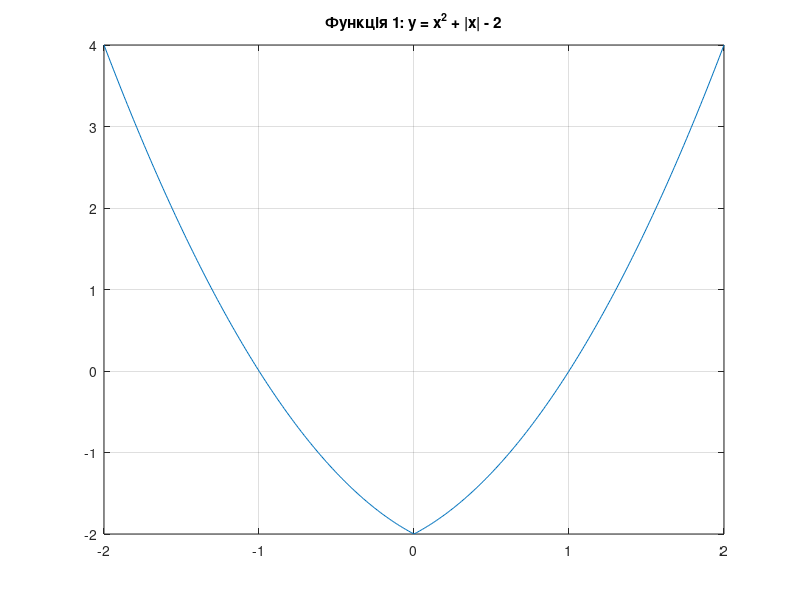
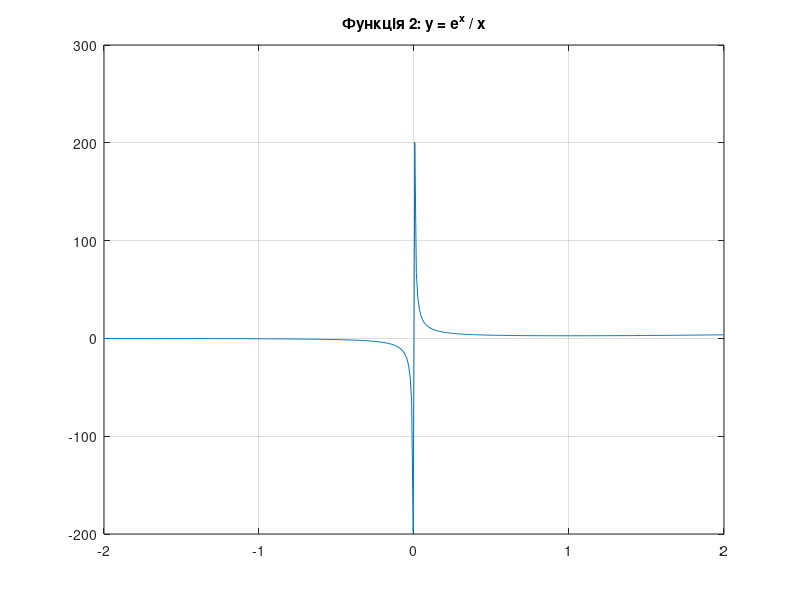
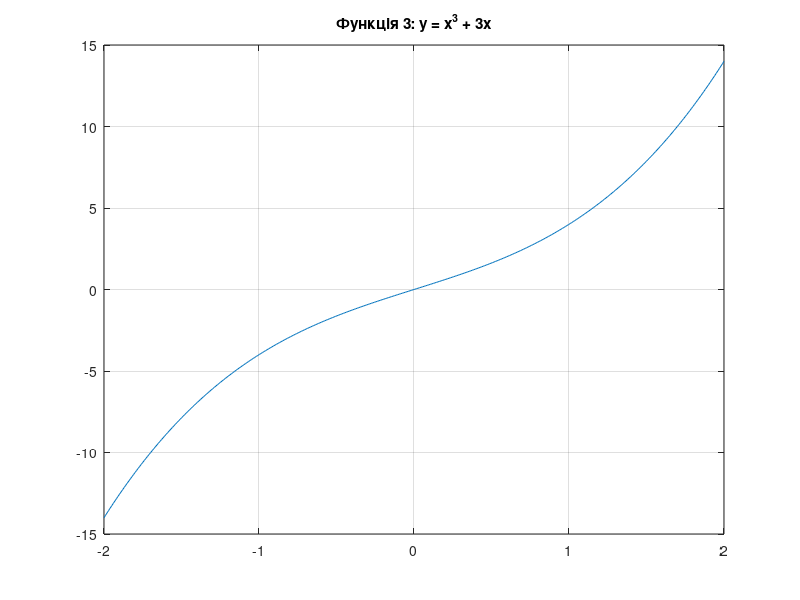
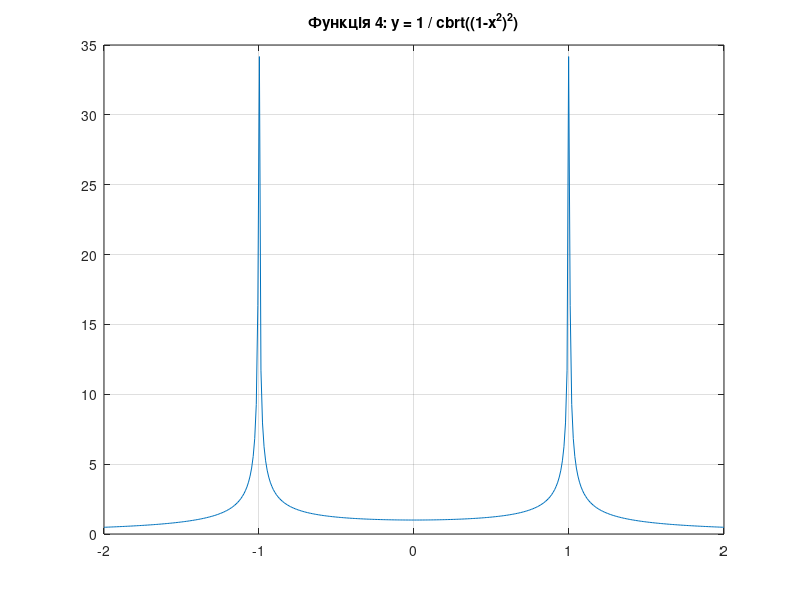

Write the MATLAB code that produced these figures, in order.
x = linspace(-2, 2, 400); 

y1 = x.^2 + abs(x) - 2;
y2 = exp(x) ./ x;           
y3 = x.^3 + 3*x;
y4 = 1 ./ (nthroot((1 - x.^2).^2, 3));

% В чотирьох різних вікнах
figure; plot(x, y1); title('Функція 1: y = x^2 + |x| - 2'); grid on;
figure; plot(x, y2); title('Функція 2: y = e^x / x'); grid on;
figure; plot(x, y3); title('Функція 3: y = x^3 + 3x'); grid on;
figure; plot(x, y4); title('Функція 4: y = 1 / cbrt((1-x^2)^2)'); grid on;

% В одному вікні
figure;
plot(x, y1, 'r', 'LineWidth', 1.5); hold on;
plot(x, y2, 'g', 'LineWidth', 1.5);
plot(x, y3, 'b', 'LineWidth', 1.5);
plot(x, y4, 'm', 'LineWidth', 1.5);
title('Усі функції в одному вікні');
legend('y1', 'y2', 'y3', 'y4');
ylim([-10 10]);
grid on;
hold off;

% В одному вікні, розбитому на 4 підвікна
figure;
subplot(2, 2, 1); plot(x, y1); title('y1'); grid on;
subplot(2, 2, 2); plot(x, y2); title('y2'); ylim([-10 10]); grid on;
subplot(2, 2, 3); plot(x, y3); title('y3'); grid on;
subplot(2, 2, 4); plot(x, y4); title('y4'); ylim([0 10]); grid on;
